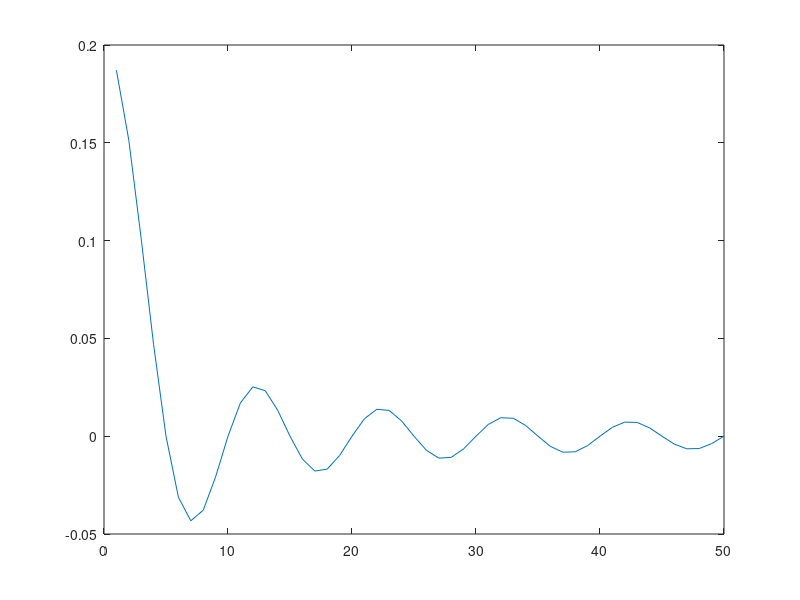
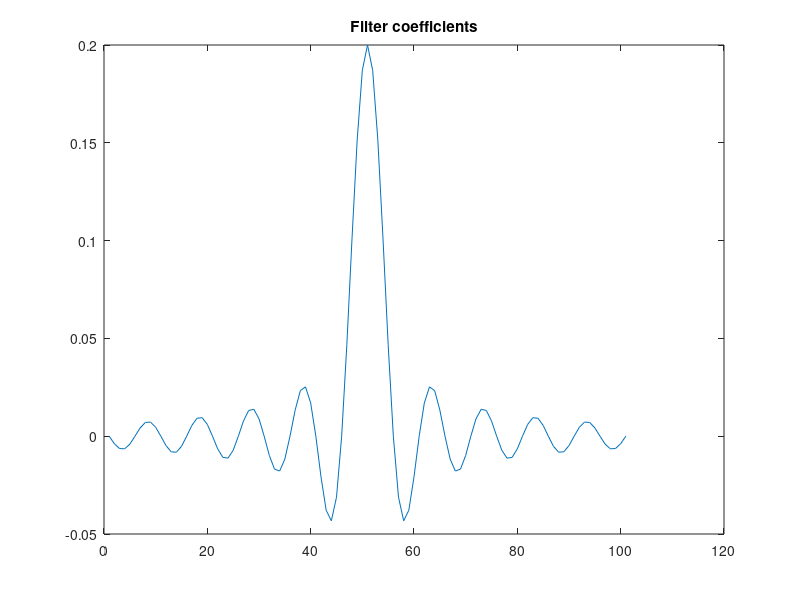
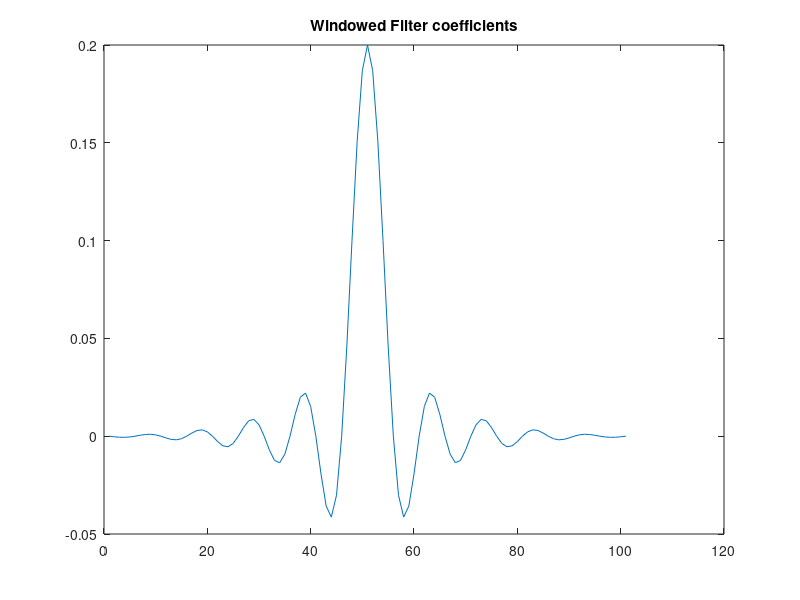

Here is the MATLAB script that generated these plots, in order: (Note: this script raises an error after producing the figures.)
% Demonstration of FIR filter design by DFT method
% in MATLAB
% J Neasham, Newcastle University, 2020

clc;
close all;
clear all;

fs = 1000;              %sampling frequency
Ts = 1/fs;              %sample period
fc = 100;               %cut off frequency in Hz
Fc = fc/fs;             %normalised cut off frequency
m = 50;                 %number of taps (N = 2m+1)
N = 2*m+1;              % total number of filter taps

for n = 1:m
    h(n) = 2*Fc*sin(n*2*pi*Fc)/(n*2*pi*Fc); %calculate truncated impulse response for LP filter (+ve n)
    %h(n) = -2*Fc*sin(n*2*pi*Fc)/(n*2*pi*Fc); %calculate truncated impulse response for HP filter (+ve n)
end

plot(h)
pause;
 
h = [fliplr(h) 2*Fc h];     %construct filter (add n = 0 coefficient for LP and -ve half)
%h = [fliplr(h) 1-2*Fc h];     %construct filter (add n = 0 coefficient for HP and -ve half)

figure;
plot(h)
title('Filter coefficients');
pause;

x = randn(1,1000000)*sqrt(512);     %generate white noise signal (normalise for default 512 point fft in pspectrum)
xf = conv(h,x);                     %calculate filter output

w = hamming(N)';                %generate N point hanning window
hw = h.*w;                      %apply window to filter coefficients

figure;
plot(hw)
title('Windowed Filter coefficients');
pause;

xfw = conv(hw,x);               %calculate filter output   

figure;
pspectrum(xf,fs)                % spectrum of output signal (frequency response)
ylabel('Gain (dB)');
hold;
pspectrum(xfw,fs)               % spectrum of output signal (frequency response)
legend('Rectangular window','Hamming window');
title('Filter Frequency Response');



